Frame 1 (no input): blank canvas, image omitted
Frame 60 (the mouse pressed at the canvas centre just before this capture): blank canvas, image omitted
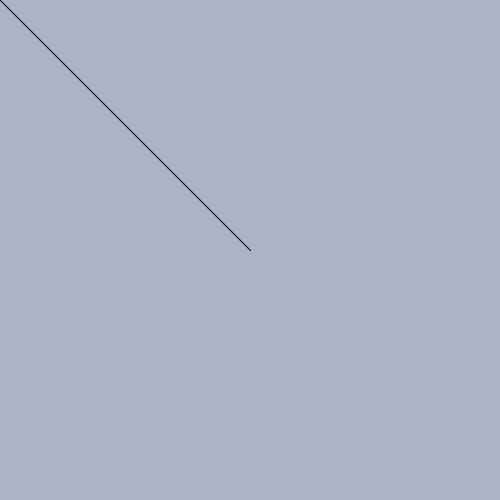
Frame 120 (the mouse held since frame 60 and released just before this capture)

The Processing sketch whose frames 1 and 60 were blank and that drew this single picture after the mouse press (run headless with seeded random() and noise(); from frame 60 on, the mouse is pressed at the canvas centre):

// Processing sketch: week01_4
// ── week01_4.pde
void setup(){
  size(500,500); 
  background(#ACB3C6);
  stroke(#050101);
}
void draw(){
 if (mousePressed){
    line(mouseX,mouseY,pmouseX,pmouseY); 
 }
}
void keyPressed(){
  if( key == '1') stroke(#FEFF31);
  if( key == '2') stroke(#FFB731);
  if( key == '3') stroke(#33FF31);
  if( key == '4') stroke(#31D1FF);
  if( key == '5') stroke(#3151FF);
  if( key == '6') stroke(#FE31FF);
  if( key == '7') stroke(#FF315A);
  
}
